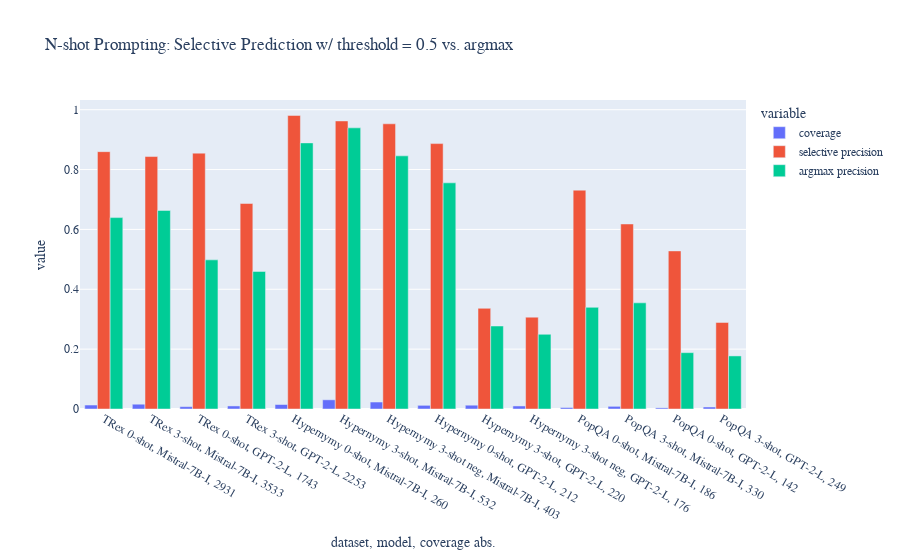

Notebook code cell kept with this figure:
### Markdown cell above
## 2 barplots with different thresholds

### Code cell
# Selective Prediction for Dataset, Model and #Paraphrases
# Graph for 0.5 threshold
threshold = 0.5
df_stats_all_r = df_all_stats[df_all_stats['relation'].str.contains('all_relations')]
df_stats_all_r = df_stats_all_r[ (df_stats_all_r['threshold'] == threshold) & (df_stats_all_r['max_paraphrases'] > 0) ] 

df_stats_all_r = convert_for_pdf(df_stats_all_r)
df_stats_all_r['dataset, model, coverage abs.'] = df_stats_all_r['dataset'] + ' ' + df_stats_all_r['run_attributes'] + ', ' + df_stats_all_r['model'] + ', ' + df_stats_all_r['coverage_abs_global'].astype(str)

# selective
global_selective_metrics = ['coverage_abs_global', 'coverage_rel_global', 'precision_selective_global']
pp_selective_metrics = ['coverage_abs_pp', 'coverage_rel_pp', 'precision_selective_pp']
global_argmax_metrics = ['precision_argmax_selective_global', ]
pp_argmax_metrics = ['precision_argmax_selective_pp']

# all (non-selective)
pp_argmax_all_metrics = ['precision_argmax_overall_pp']
global_argmax_all_metrics = ['precision_argmax_overall_global']

# all_metrics = global_selective_metrics + pp_selective_metrics + global_argmax_metrics + pp_argmax_metrics + pp_argmax_all_metrics + global_argmax_all_metrics
metrics_plot = global_selective_metrics.copy() + [ 'precision_argmax_overall_global'] # 'precision_argmax_selective_global',
metrics_plot.remove('coverage_abs_global')
# metrics_plot.remove('coverage_abs_pp')


df_figure = rename_metrics(df_stats_all_r.copy())
metrics_plot = [ 'coverage',
 'selective precision',
 'argmax precision']

fig_global = px.bar(df_figure, x='dataset, model, coverage abs.', y=metrics_plot, 
                    color='variable', barmode="group", title=f"N-shot Prompting: Selective Prediction w/ threshold = {threshold} vs. argmax",
                    #text='',
)

fig_global.update_layout( font_family="Serif", font_size=12)
fig_global.show()

save_plot(fig_global, BASE_PATH=BASE_PATH, filename='global_overview_n_shot')

### Figure 1 — Plotly figure (JSON) as saved in the notebook; plotly's stock layout.template omitted (floating-point values rounded to 4 significant figures)
{"data": [{"alignmentgroup": "True", "hovertemplate": "variable=coverage<br>dataset, model, coverage abs.=%{x}<br>value=%{y}<extra></extra>", "legendgroup": "coverage", "marker": {"color": "#636efa", "pattern": {"shape": ""}}, "name": "coverage", "offsetgroup": "coverage", "orientation": "v", "showlegend": true, "textposition": "auto", "type": "bar", "x": ["TRex 0-shot, Mistral-7B-I, 2931", "TRex 3-shot, Mistral-7B-I, 3533", "TRex 0-shot, GPT-2-L, 1743", "TRex 3-shot, GPT-2-L, 2253", "Hypernymy 0-shot, Mistral-7B-I, 260", "Hypernymy 3-shot, Mistral-7B-I, 532", "Hypernymy 3-shot neg, Mistral-7B-I, 403", "Hypernymy 0-shot, GPT-2-L, 212", "Hypernymy 3-shot, GPT-2-L, 220", "Hypernymy 3-shot neg, GPT-2-L, 176", "PopQA 0-shot, Mistral-7B-I, 186", "PopQA 3-shot, Mistral-7B-I, 330", "PopQA 0-shot, GPT-2-L, 142", "PopQA 3-shot, GPT-2-L, 249"], "xaxis": "x", "y": [0.01327, 0.01599, 0.00789, 0.0102, 0.01502, 0.03073, 0.02328, 0.01225, 0.01271, 0.01017, 0.005004, 0.008878, 0.00382, 0.006699], "yaxis": "y"}, {"alignmentgroup": "True", "hovertemplate": "variable=selective precision<br>dataset, model, coverage abs.=%{x}<br>value=%{y}<extra></extra>", "legendgroup": "selective precision", "marker": {"color": "#EF553B", "pattern": {"shape": ""}}, "name": "selective precision", "offsetgroup": "selective precision", "orientation": "v", "showlegend": true, "textposition": "auto", "type": "bar", "x": ["TRex 0-shot, Mistral-7B-I, 2931", "TRex 3-shot, Mistral-7B-I, 3533", "TRex 0-shot, GPT-2-L, 1743", "TRex 3-shot, GPT-2-L, 2253", "Hypernymy 0-shot, Mistral-7B-I, 260", "Hypernymy 3-shot, Mistral-7B-I, 532", "Hypernymy 3-shot neg, Mistral-7B-I, 403", "Hypernymy 0-shot, GPT-2-L, 212", "Hypernymy 3-shot, GPT-2-L, 220", "Hypernymy 3-shot neg, GPT-2-L, 176", "PopQA 0-shot, Mistral-7B-I, 186", "PopQA 3-shot, Mistral-7B-I, 330", "PopQA 0-shot, GPT-2-L, 142", "PopQA 3-shot, GPT-2-L, 249"], "xaxis": "x", "y": [0.8598, 0.8435, 0.8548, 0.6866, 0.9808, 0.9624, 0.9529, 0.8868, 0.3364, 0.3068, 0.7312, 0.6182, 0.5282, 0.2892], "yaxis": "y"}, {"alignmentgroup": "True", "hovertemplate": "variable=argmax precision<br>dataset, model, coverage abs.=%{x}<br>value=%{y}<extra></extra>", "legendgroup": "argmax precision", "marker": {"color": "#00cc96", "pattern": {"shape": ""}}, "name": "argmax precision", "offsetgroup": "argmax precision", "orientation": "v", "showlegend": true, "textposition": "auto", "type": "bar", "x": ["TRex 0-shot, Mistral-7B-I, 2931", "TRex 3-shot, Mistral-7B-I, 3533", "TRex 0-shot, GPT-2-L, 1743", "TRex 3-shot, GPT-2-L, 2253", "Hypernymy 0-shot, Mistral-7B-I, 260", "Hypernymy 3-shot, Mistral-7B-I, 532", "Hypernymy 3-shot neg, Mistral-7B-I, 403", "Hypernymy 0-shot, GPT-2-L, 212", "Hypernymy 3-shot, GPT-2-L, 220", "Hypernymy 3-shot neg, GPT-2-L, 176", "PopQA 0-shot, Mistral-7B-I, 186", "PopQA 3-shot, Mistral-7B-I, 330", "PopQA 0-shot, GPT-2-L, 142", "PopQA 3-shot, GPT-2-L, 249"], "xaxis": "x", "y": [0.6395, 0.6634, 0.4983, 0.4596, 0.8891, 0.9393, 0.8458, 0.7556, 0.2773, 0.2496, 0.3397, 0.3547, 0.1883, 0.1774], "yaxis": "y"}], "layout": {"barmode": "group", "font": {"family": "Serif", "size": 12}, "legend": {"title": {"text": "variable"}, "tracegroupgap": 0}, "title": {"text": "N-shot Prompting: Selective Prediction w/ threshold = 0.5 vs. argmax"}, "xaxis": {"anchor": "y", "domain": [0, 1], "title": {"text": "dataset, model, coverage abs."}}, "yaxis": {"anchor": "x", "domain": [0, 1], "title": {"text": "value"}}}}
